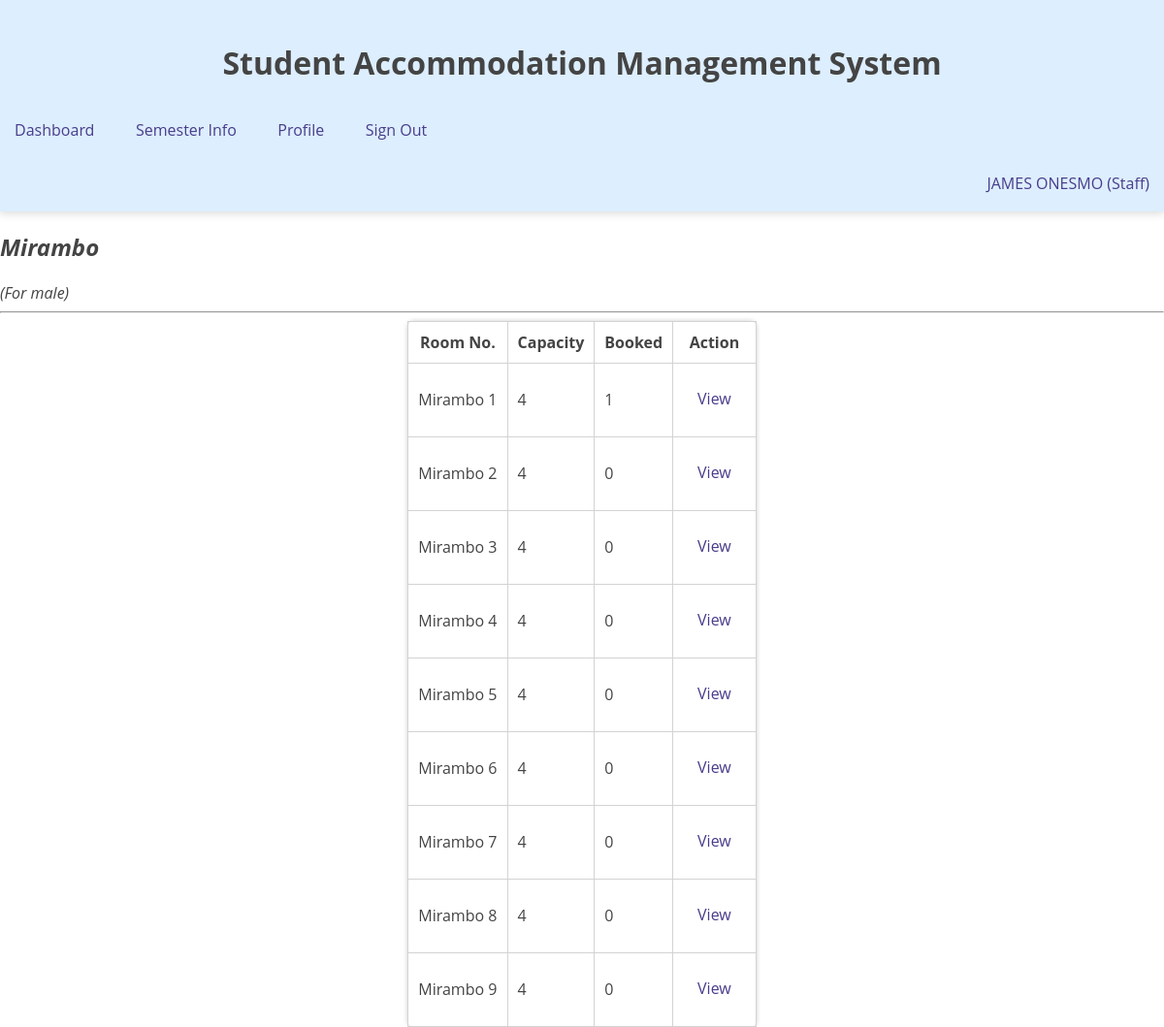
Screenshot of /room.php?h=3 (signed in) with the database file from the repository.
### tables this page shows
CREATE TABLE `hostel` (
  `Hostel_ID` int(3) NOT NULL,
  `Hostel_name` varchar(30) NOT NULL,
  `sex` varchar(1) NOT NULL
);

CREATE TABLE `room` (
  `Room_ID` int(3) NOT NULL,
  `Room_no` int(3) NOT NULL,
  `room_capacity` int(11) DEFAULT NULL,
  `Hostel_ID` int(3) NOT NULL
);

### dbconnect.php (called while the page is built, shortened)
<?php
function run($sql){
		$connect=mysqli_connect("localhost","root","","accommodation");
		$query=mysqli_query($connect,$sql);
		return $query;
}
 ?>

### room.php (the view, shortened to what this page needs)
<?php include 'header.php';?>
<?php
if (isset($_GET['h'])) {
	$hostel_id=$_GET['h'];
	$sex=$_SESSION['sex'];
	$query=run("select Hostel_name,case when sex='m' then 'For male' else 'for female' end sex from hostel where hostel_id='$hostel_id'");
	$result=mysqli_fetch_array($query);
	$hostel=$result['Hostel_name'];
	$hostelsex=$result['sex'];
	$query=run("select room_id,Room_no,room_capacity from room join hostel on room.hostel_id=hostel.hostel_id where room.hostel_id='$hostel_id' and sex='$sex'");
	if ($_SESSION['status']=='Staff' || $_SESSION['status']=='Admin') {
		$query=run("select room_id,Room_no,room_capacity from room join hostel on room.hostel_id=hostel.hostel_id where room.hostel_id='$hostel_id'");
	}
	?>
	<h2><i><?php echo $hostel; ?></i></h2>
	<i>(<?php echo $hostelsex ?>)</i><hr>
	<table class="table">
		<tr>
			<th>Room No.</th>
			<th>Capacity</th>
			<th>Booked</th>
			<th>Action</th>
		</tr>
		<?php while ($result=mysqli_fetch_array($query)) {
			$room=$result['room_id'];
			$booked=mysqli_fetch_array( run("select count(*) booked from allocation where room='$room' and date>'$semester1'"));
		?>
			<tr>
				<td><?php echo $hostel ?> <?php echo $result['Room_no'] ?></td>
				<td><?php echo $result['room_capacity'] ?></td>
				<td><?php echo $booked['booked'] ?></td>
				<?php if ($_SESSION['status']=='Staff' || $_SESSION['status']=='Admin'): ?>
					<td>
						<a href="view.php?r=<?php echo $result['room_id']; ?>">View</a>
					</td>
				<?php endif ?>
			</tr>
		<?php } ?>
	</table>
<?php
}
 ?>

### accommodation.css (style rules this page uses)
a { background-color: inherit; display: inline-block; text-transform: capitalize; text-decoration: none; color: darkslateblue; padding: 10px; margin: 5px; transition: 0.3s; border-radius: 3px; border-bottom: solid #0000; }
table,tr,td,th { border:1px solid lightgray; border-collapse: collapse; padding: 10px; }
.table { max-width: 900px; margin:auto; background-color: white; border-radius: 7px; padding:8px; border:none; box-shadow: 0px 0px 5px #ccc; }

### rows the page displays
hostel: Hostel_name "Mirambo"
room: Hostel_ID.Hostel_name "Mirambo", Room_no "1", room_capacity "4", booked "1"
room: Hostel_ID.Hostel_name "Mirambo", Room_no "2", room_capacity "4", booked "0"
room: Hostel_ID.Hostel_name "Mirambo", Room_no "3", room_capacity "4", booked "0"
room: Hostel_ID.Hostel_name "Mirambo", Room_no "4", room_capacity "4", booked "0"
room: Hostel_ID.Hostel_name "Mirambo", Room_no "5", room_capacity "4", booked "0"
room: Hostel_ID.Hostel_name "Mirambo", Room_no "6", room_capacity "4", booked "0"
room: Hostel_ID.Hostel_name "Mirambo", Room_no "7", room_capacity "4", booked "0"
room: Hostel_ID.Hostel_name "Mirambo", Room_no "8", room_capacity "4", booked "0"
room: Hostel_ID.Hostel_name "Mirambo", Room_no "9", room_capacity "4", booked "0"

### other values shown
$_SESSION['name'] "JAMES ONESMO"
$_SESSION['status'] "Staff"
$hostelsex "For male"
